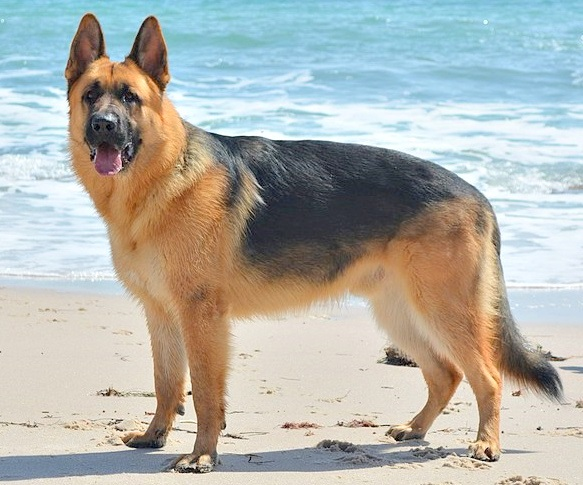
#> input picture lista_atividade_2/input.jpg, 583 x 485 px
$ python ex_5.py
#> lines starting #> are read from the running program, lines starting #| are printed output that depends on the picture
import cv2
import numpy as np
from sklearn.cluster import KMeans

def quantize_image(image_path, k=16):
#> called with image_path = 'input.jpg', k = 16
    image = cv2.imread(image_path)
#> image is the input picture: shape (485, 583, 3); mean B, G, R 171.6, 178.2, 177.3
    if image is None:
        raise ValueError(f"Imagem não pôde ser carregada do caminho: {image_path}")

    image_rgb = cv2.cvtColor(image, cv2.COLOR_BGR2RGB)


    pixels = image_rgb.reshape((-1, 3))

    kmeans = KMeans(n_clusters=k, random_state=42)
    kmeans.fit(pixels)


    quantized_pixels = kmeans.cluster_centers_.astype('uint8')[kmeans.labels_]


    quantized_image = quantized_pixels.reshape(image_rgb.shape)


    quantized_image_bgr = cv2.cvtColor(quantized_image, cv2.COLOR_RGB2BGR)
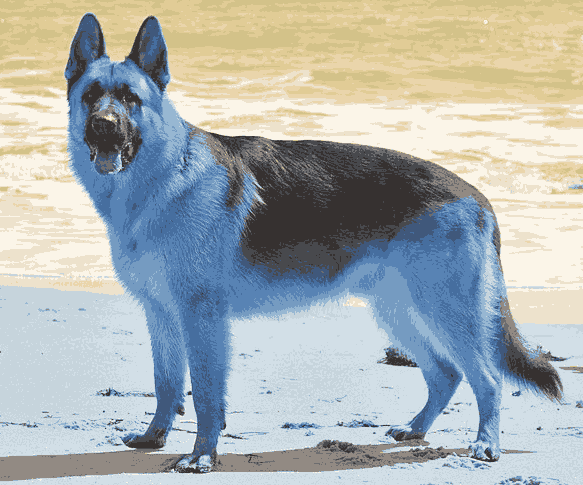
#> quantized_image_bgr: shape (485, 583, 3); mean R, G, B 171.1, 177.7, 176.9


    output_path = 'output_quantized.jpg'
    cv2.imwrite(output_path, quantized_image_bgr)

    print(f"Imagem quantizada salva em: {output_path}")


quantize_image('input.jpg', k=16)
